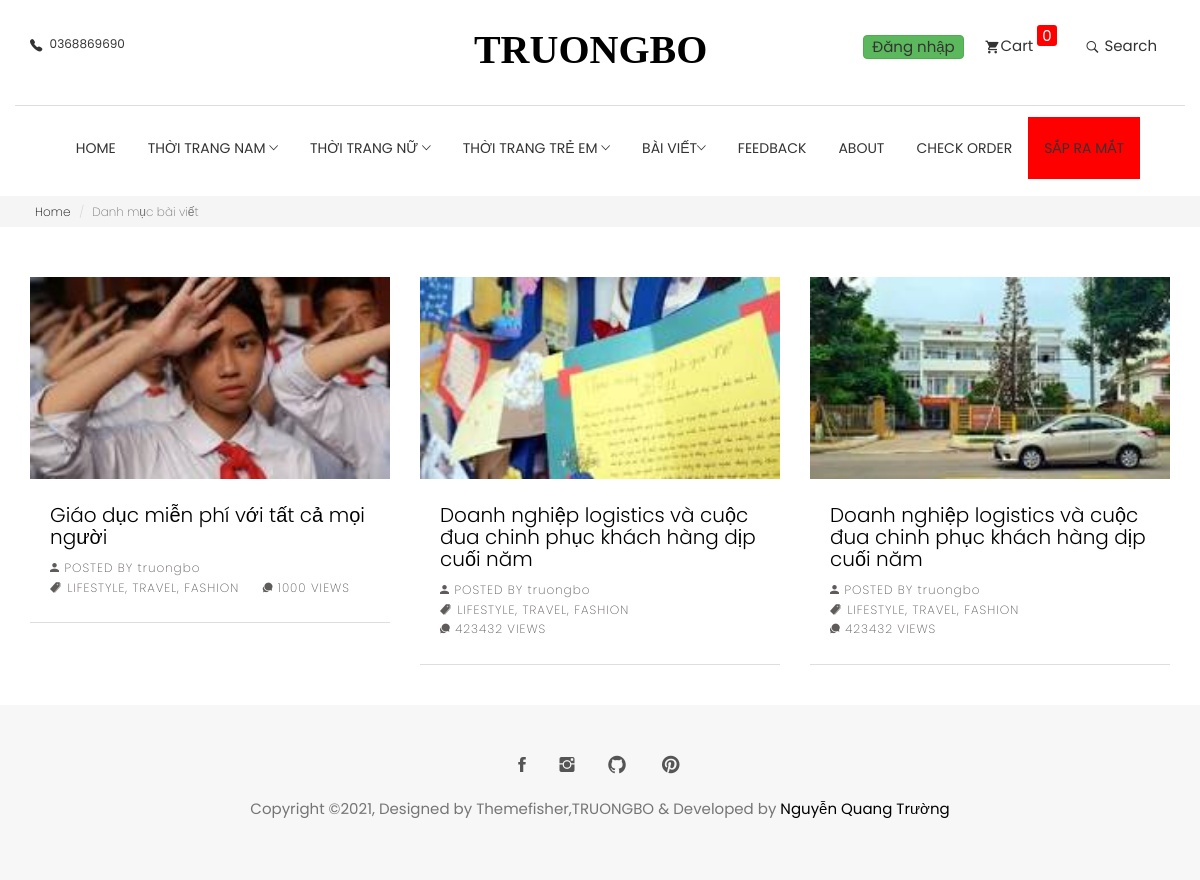
The page /category-post.php on the database its author committed.
### tables this page shows
CREATE TABLE `category` (
  `id` int(11) NOT NULL,
  `user_id` int(11) DEFAULT NULL,
  `name` varchar(100) DEFAULT NULL,
  `slug` varchar(100) DEFAULT NULL,
  `parent_id` int(11) DEFAULT NULL,
  `deleted` int(11) DEFAULT NULL,
  `created_at` datetime DEFAULT NULL,
  `updated_at` datetime DEFAULT NULL
);

CREATE TABLE `post` (
  `id` int(11) NOT NULL,
  `title` varchar(255) DEFAULT NULL,
  `slug` varchar(255) DEFAULT NULL,
  `user_id` int(11) DEFAULT NULL,
  `content` longtext DEFAULT NULL,
  `created_at` datetime DEFAULT NULL,
  `updated_at` datetime DEFAULT NULL,
  `category_id` int(11) DEFAULT NULL,
  `view` int(11) DEFAULT NULL,
  `thumbnail` varchar(500) DEFAULT NULL
);

CREATE TABLE `user` (
  `id` int(11) NOT NULL,
  `role_id` int(11) DEFAULT NULL,
  `username` varchar(100) DEFAULT NULL,
  `fullname` varchar(255) DEFAULT NULL,
  `email` varchar(255) DEFAULT NULL,
  `phonenumber` varchar(20) DEFAULT NULL,
  `address` varchar(500) DEFAULT NULL,
  `password` varchar(32) DEFAULT NULL,
  `thumbnail` varchar(500) DEFAULT NULL,
  `birthday` date DEFAULT NULL,
  `story` varchar(500) DEFAULT NULL,
  `deleted` int(11) DEFAULT NULL,
  `created_at` datetime DEFAULT NULL,
  `updated_at` datetime DEFAULT NULL
);

### utils/utility.php (called while the page is built, shortened)
<?php
function getUserToken()
{
	$token = getCOOKIE('token');
	if (empty($token)) {
		return null;
	}
	return null;
}
function getCOOKIE($key)
{
	$value = '';
	$value = fixSqlInjection($value);
	return trim($value);
}
function fixSqlInjection($str)
{
	$str = str_replace("\\", "\\\\", $str);
	$str = str_replace("'", "\'", $str);
	$str = str_replace("\'", "\\\'", $str);
	return $str;
}
function data_tree($data, $parent_id = 0, $level = 0)
{
	$result = [];
	foreach ($data as $item) {
		if ($item['parent_id'] == $parent_id) {
			$item['level'] = $level;
			$result[] = $item;
			$child = data_tree($data, $item['id'], $level + 1);
			$result = array_merge($result, $child);
		}
	}
	return $result;
}

### database/dbhelper.php (called while the page is built, shortened)
<?php
function executeResult($sql, $onlyOne = false) {
	$conn = mysqli_connect(HOST, USERNAME, PASSWORD, DATABASE);
	mysqli_set_charset($conn, 'utf8');
	$resultset = mysqli_query($conn, $sql);
	if($onlyOne) {
		$data = mysqli_fetch_array($resultset, 1);
	} else {
		$data = [];
		while(($row = mysqli_fetch_array($resultset, 1)) != null) {
			$data[] = $row;
		}
	}
	return $data;
}
?>

### category-post.php (the view)
<?php
$baseUrl = './';
include_once $baseUrl . 'layouts/header.php';
?>
<section id="menu" class="page-header" style="padding-top:0px;margin-bottom:0px;margin-top:0px;padding-bottom:0px">
    <div class="container">
        <div class="row">
            <div class="col-md-12">
                <div class="content">
                    <ol class="breadcrumb">
                        <li><a href="<?= $baseUrl ?>index.php">Home</a></li>
                        <li class="active">Danh mục bài viết</li>
                    </ol>
                </div>
            </div>
        </div>
    </div>
</section>
<div class="container">
    <div class="row">
        <div class="title text-center">
        </div>
    </div>
    <div class="row">
        <?php
        $sql = "SELECT post.*,user.username as username FROM post LEFT JOIN user ON post.user_id = user.id ORDER BY updated_at DESC LIMIT 3";
        $postResult = executeResult($sql);
        foreach ($postResult as $item) {
            echo '
				<div class="col-md-4">
				<div class="post">
					<div class="post-thumb">
						<a href="post.php?id=' . $item['id'] . '">
							<img class="img-responsive" src="' . substr($item['thumbnail'], 3) . '" loading="lazy" alt="" style="width:100%">
						</a>
					</div>
					<h2 class="post-title"><a href="post.php?id=' . $item['id'] . '">' . $item['title'] . '</a></h2>
					<div class="post-meta">
						<ul>
							<li>
								<i class="tf-ion-android-person"></i> POSTED BY ' . $item['username'] . '
							</li>
							<li>
								<a href="post.php?id=' . $item['id'] . '"><i class="tf-ion-ios-pricetags"></i> LIFESTYLE</a>,<a href="blog-grid.html"> TRAVEL</a>, <a href="blog-grid.html">FASHION</a>
							</li>
							<li>
								<a href="#!"><i class="tf-ion-chatbubbles"></i> ' . $item['view'] . ' VIEWS</a>
							</li>
						</ul>
					</div>
				</div>
			</div>
				';
        }
        ?>
    </div>
</div>
<?php
include_once $baseUrl . 'layouts/footer.php';
?>

### layouts/header.php (shortened to what this page needs)
<?php
require_once $baseUrl . 'database/dbhelper.php';
require_once $baseUrl . 'utils/utility.php';
$user = getUserToken();
$sql = "SELECT * FROM category";
$resultCate = executeResult($sql);
$resultCategory = data_tree($resultCate);
?>
<!DOCTYPE html>
<html lang="en">
<head>
      <link rel="stylesheet" href="<?= $baseUrl ?>plugins/themefisher-font/style.css">
      <link rel="stylesheet" href="<?= $baseUrl ?>plugins/bootstrap/css/bootstrap.min.css">
      <link rel="stylesheet" href="<?= $baseUrl ?>plugins/animate/animate.css">
      <link rel="stylesheet" href="<?= $baseUrl ?>plugins/slick/slick.css">
      <link rel="stylesheet" href="<?= $baseUrl ?>plugins/slick/slick-theme.css">
      <link rel="stylesheet" href="<?= $baseUrl ?>css/style.css">
  </head>
  <body id="body">
    <section class="top-header">
        <div class="container">
            <div class="row">
                <div class="col-md-4 col-xs-12 col-sm-4">
                    <div class="contact-number">
                        <i class="tf-ion-ios-telephone"></i>
                        <span>0368869690</span>
                    </div>
                </div>
                <div class="col-md-4 col-xs-12 col-sm-4">
                    <div class="logo text-center">
                        <a href="<?= $baseUrl ?>index.php">
                            <svg width="255px" height="29px" viewBox="0 0 155 29" version="1.1" xmlns="http://www.w3.org/2000/svg" xmlns:xlink="http://www.w3.org/1999/xlink">
                                <g id="Page-1" stroke="none" stroke-width="1" fill="none" fill-rule="evenodd" font-size="40" font-family="AustinBold, Austin" font-weight="bold">
                                    <g id="Group" transform="translate(-108.000000, -297.000000)" fill="#000000">
                                        <text id="AVIATO">
                                            <tspan x="58.94" y="325">TRUONGBO</tspan>
                                        </text>
                                    </g>
                                </g>
                            </svg>
                        </a>
                    </div>
                </div>
                <div class="col-md-4 col-xs-12 col-sm-4">
                    <?php
                    $count = 0;
                    ?>
                    <ul class="top-menu text-right list-inline">
                        <li class="dropdown cart-nav dropdown-slide" style="padding-bottom: 8px;">
                            <?php
                            if ($user == null) {
                                echo '<a href="' . $baseUrl . 'login.php" class="btn btn-success">Đăng nhập</a>';
                            }
                            ?>
                        </li>
                        <li class="dropdown cart-nav dropdown-slide">
                            <a href="#!" class="dropdown-toggle" data-toggle="dropdown" data-hover="dropdown"><i class="tf-ion-android-cart"></i>Cart <span style="position: relative;bottom:10px;border-radius: 3px;color :white;background-color:red;padding-left:5px;padding-right:5px;"><?= $count ?></span></a>
                            </li>
                            <li class="dropdown search dropdown-slide">
                                <a href="#!" class="dropdown-toggle" data-toggle="dropdown" data-hover="dropdown"><i class="tf-ion-ios-search-strong"></i> Search</a>
                        </li>
                    </div>
                </div>
            </div>
        </section>
        <section class="menu">
            <nav class="navbar navigation">
                <div class="container">
                    <div id="navbar" class="navbar-collapse collapse text-center">
                        <ul class="nav navbar-nav">
                            <li class="dropdown ">
                                <a href="<?= $baseUrl ?>index.php">Home</a>
                            </li>
                            <?php
                            foreach ($resultCategory as $item) {
                                if ($item['parent_id'] == 0) {
                                    echo '<li class="dropdown dropdown-slide">
                                    <a href="' . $baseUrl . 'category.php?id=' . $item['id'] . '" class="dropdown-toggle" data-toggle="dropdown" data-hover="dropdown" data-delay="350" role="button" aria-haspopup="true" aria-expanded="false">
                                    ' . $item['name'] . ' <span class="tf-ion-ios-arrow-down"></span></a>';
                                    echo '<ul class="dropdown-menu">';
                                    echo '
                                    </ul>
                                    </li>';
                                }
                            }
                            ?>
                            <li class="dropdown dropdown-slide">
                                <a href="#" class="dropdown-toggle" data-toggle="dropdown" data-hover="dropdown" data-delay="350" role="button" aria-haspopup="true" aria-expanded="false">Bài viết<span class="tf-ion-ios-arrow-down"></span></a>
                            </li>
                            <li class="dropdown ">
                                <a href="<?= $baseUrl ?>feedback.php">FEEDBACK</a>
                            </li>
                            <li class="dropdown ">
                                <a href="<?= $baseUrl ?>about.php">ABOUT</a>
                            </li>
                            <li class="dropdown ">
                                <a href="<?= $baseUrl ?>check-order.php">CHECK ORDER</a>
                            </li>
                            <li class="dropdown " style="background-color: red;">
                                <a href="<?= $baseUrl ?>comming-son.php">SẮP RA MẮT</a>
                            </li>
                        </ul>
                    </div>
                </div>
            </nav>
        </section>

### layouts/footer.php (shortened to what this page needs)
<footer class="footer section text-center">
	<div class="container">
		<div class="row">
			<div class="col-md-12">
				<ul class="social-media">
					<li>
						<a href="https://www.facebook.com/truonghocgioii">
							<i class="tf-ion-social-facebook"></i>
						</a>
					</li>
					<li>
						<a href="https://www.instagram.com/truonqbo">
							<i class="tf-ion-social-instagram"></i>
						</a>
					</li>
					<li>
						<a href="https://github.com/truongbo17">
							<i class="tf-ion-social-github"></i>
						</a>
					</li>
					<li>
						<a href="mailto:truongisgay5@gmail.com">
							<i class="tf-ion-social-pinterest"></i>
						</a>
					</li>
				</ul>
				<p class="copyright-text">Copyright &copy;2021, Designed by Themefisher,TRUONGBO &amp; Developed by <a href="https://www.facebook.com/truonghocgioii">Nguyễn Quang Trường</a></p>
			</div>
		</div>
	</div>
</footer>
  </body>
  </html>

### css/style.css (style rules this page uses)
body { line-height: 1.5; font-family: "Poppins", sans-serif; -webkit-font-smoothing: antialiased; }
p { font-family: "Poppins", sans-serif; color: #757575; font-size: 15px; }
h1, h2, h3, h4, h5, h6 { font-family: "Poppins", sans-serif; }
h1, h2, h3, h4, h5, h6 { font-weight: 400; }
ol, ul { margin: 0; padding: 0; list-style: none; }
a, a:focus, a:hover { text-decoration: none; outline: 0; color: #000; }
.section { padding: 80px 0; }
.title { padding: 20px 0 30px; }
.page-header { background: #f5f5f5; margin-top: 20px; border-bottom: none; padding: 30px 0; }
.page-header .breadcrumb { background: transparent; padding: 5px; margin: 0; }
.page-header .breadcrumb li { font-weight: 200; font-size: 12px; }
.page-header .breadcrumb li a { color: #000; }
.dropdown-slide { position: static; }
.top-header .container { padding-top: 35px; padding-bottom: 35px; border-bottom: 1px solid #dedede; }
.top-header .contact-number { font-size: 12px; color: #333; }
.top-header .contact-number i { margin-right: 4px; font-size: 18px; vertical-align: middle; }
.top-header .top-menu > li > a { color: #333; font-size: 15px; padding: 0 8px; }
.top-header .top-menu > li > a i { font-size: 16px; margin-right: 2px; vertical-align: middle; }
.top-header .logo a { display: inline-block; }
.navigation { margin-bottom: 0; padding: 10px 0; }
.navigation .navbar-nav > li { position: static; }
.navigation .navbar-nav > li > a { color: #333; font-size: 14px; padding: 20px 15px; text-transform: uppercase; transition: 0.2s ease-in-out 0s; border: 1px solid transparent; }
.navigation .container { position: relative; }
.navigation .navbar-nav { float: none; display: inline-block; }
.post { background: #fff; margin-bottom: 40px; border-bottom: 1px solid #dedede; padding-bottom: 20px; }
.post .post-title { font-size: 20px; margin-top: 10px; margin: 25px 0 0; padding: 0 20px 5px; font-weight: 300; }
.post .post-title a { color: #000; }
.post .post-meta { font-size: 13px; margin-top: 5px; padding: 0 20px 5px; }
.post .post-meta ul li { display: inline-block; color: #5f5b5b; margin-right: 20px; font-size: 12px; letter-spacing: 1px; font-weight: 200; }
.post .post-meta ul li a { color: #5f5b5b; }
.footer { background: #f7f7f7; padding: 50px 0; }
.footer .copyright-text { margin-top: 20px; }
.copyright-text a { color: #000; }
.social-media li { display: inline-block; margin: 0 5px; }
.social-media li a { padding: 8px 10px; }
.social-media li a i { font-size: 20px; color: #555; }

### rows shown on the page
category: name "THỜI TRANG NAM"
category: name "THỜI TRANG NỮ"
category: name "THỜI TRANG TRẺ EM"
post: thumbnail (picture), title "Giáo dục miễn phí với tất cả mọi người", user.username "truongbo", view "1000"
post: thumbnail (picture), title "Doanh nghiệp logistics và cuộc đua chinh phục khách hàng dịp cuối năm", user.username "truongbo", view "423432"
post: thumbnail (picture), title "Doanh nghiệp logistics và cuộc đua chinh phục khách hàng dịp cuối năm", user.username "truongbo", view "423432"

### other values the page prints
$count "0"
